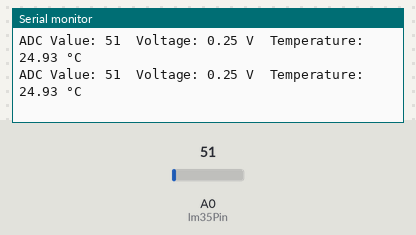
A sketch run on a simulated Arduino Uno, built with avr-gcc and run on an emulated ATmega328P. Shown: the last lines printed to the serial monitor. The inputs (shaded band) are chosen by the test bench; at power-on: A0 (lm35Pin) = 51.

Above: at 1.8 s.
1.9 s: A0 (lm35Pin) set to 61
At 2.8 s:
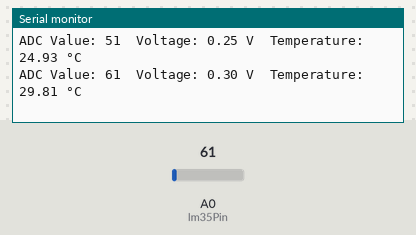
3.4 s: A0 (lm35Pin) set to 71
At 4.7 s:
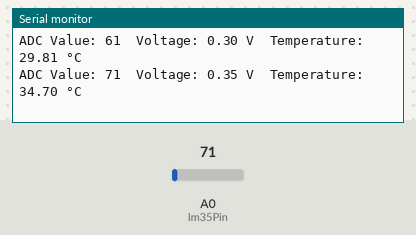
Timing chart, 0 to 6.4 s (numbered marks = the images above; inputs shaded):
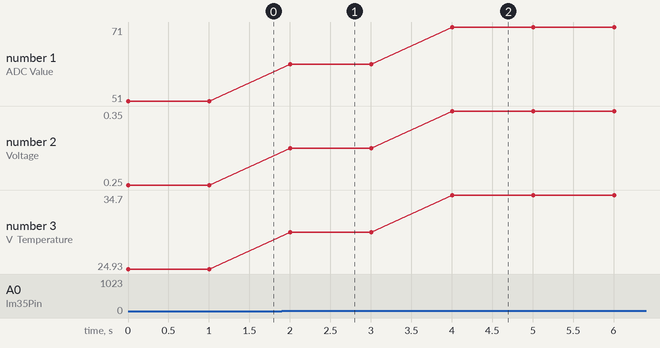

The sketch:

lm35-temperature-monitor.ino
```cpp
const int lm35Pin = A0;

void setup() {
  Serial.begin(9600);
}

void loop() {
  int adcValue = analogRead(lm35Pin);

  float voltage = adcValue * (5.0 / 1023.0);

  float temperatureC = voltage * 100.0;

  Serial.print("ADC Value: ");
  Serial.print(adcValue);

  Serial.print("  Voltage: ");
  Serial.print(voltage);
  Serial.print(" V");

  Serial.print("  Temperature: ");
  Serial.print(temperatureC);
  Serial.println(" °C");

  delay(1000);
}
```

Measured:
- after the input at 1.9 s, the serial monitor: prints a new line after 0.10 s (image 1)
- after the input at 3.4 s, the serial monitor: prints a new line after 0.61 s (image 2)
- plotted number 1: 51 → 61 after the input at 1.9 s, 61 → 71 after the input at 3.4 s
- plotted number 2: 0.25 → 0.3 after the input at 1.9 s, 0.3 → 0.35 after the input at 3.4 s
- plotted number 3: 24.93 → 29.81 after the input at 1.9 s, 29.81 → 34.7 after the input at 3.4 s
